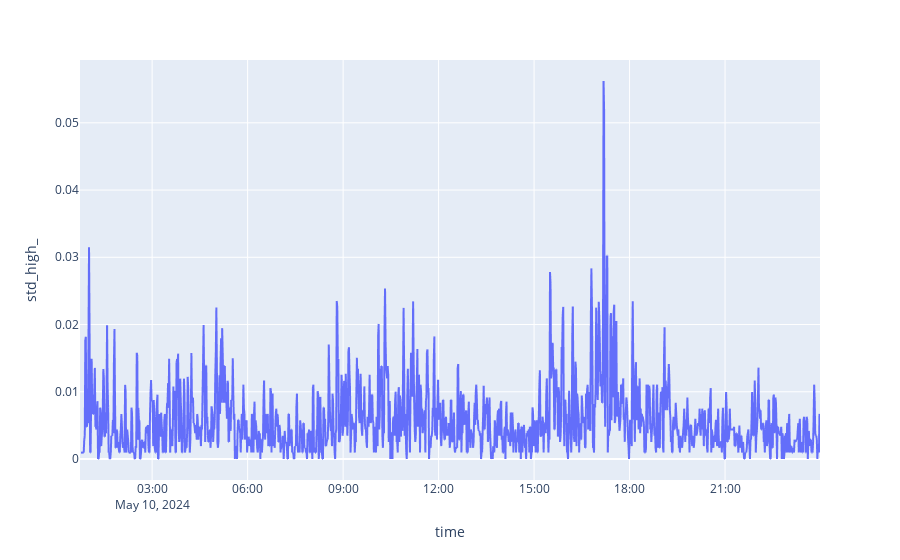

The notebook cell saved with this chart:
### Code cell
px.line(rates_frame , x = 'time' , y = 'std_high_')

### Figure 1 — Plotly figure (JSON) as saved in the notebook; plotly's stock layout.template omitted (floating-point values rounded to 4 significant figures; data arrays with more than 128 entries replaced by an {"elided": "..."} marker saying what was removed)
{"data": [{"hovertemplate": "time=%{x}<br>std_high_=%{y}<extra></extra>", "legendgroup": "", "line": {"color": "#636efa", "dash": "solid"}, "marker": {"symbol": "circle"}, "mode": "lines", "name": "", "showlegend": false, "type": "scattergl", "x": {"elided": "1396 str values"}, "xaxis": "x", "y": {"elided": "1396 float values"}, "yaxis": "y"}], "layout": {"legend": {"tracegroupgap": 0}, "margin": {"t": 60}, "xaxis": {"anchor": "y", "domain": [0, 1], "title": {"text": "time"}}, "yaxis": {"anchor": "x", "domain": [0, 1], "title": {"text": "std_high_"}}}}
